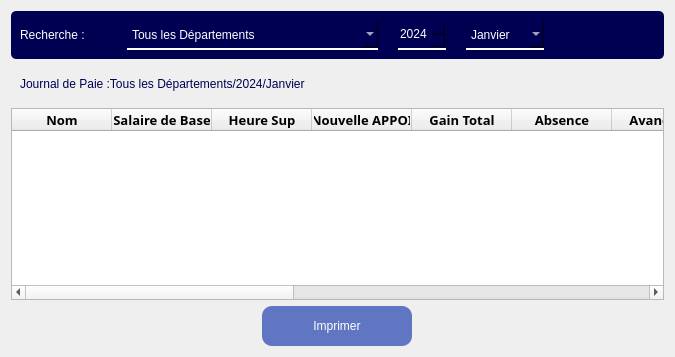
             <widget class="QWidget" name="p7_editionJP">
              <layout class="QVBoxLayout" name="verticalLayout_17">
               <item>
                <widget class="QWidget" name="widget_24" native="true">
                 <property name="styleSheet">
                  <string notr="true">background:rgb(0, 0, 83);
color:white;
font: 75 12pt &quot;Rockwell&quot;;
border-radius:5px</string>
                 </property>
                 <layout class="QHBoxLayout" name="horizontalLayout_24">
                  <property name="spacing">
                   <number>20</number>
                  </property>
                  <item>
                   <widget class="QLabel" name="label_42">
                    <property name="minimumSize">
                     <size>
                      <width>87</width>
                      <height>19</height>
                     </size>
                    </property>
                    <property name="maximumSize">
                     <size>
                      <width>87</width>
                      <height>19</height>
                     </size>
                    </property>
                    <property name="text">
                     <string>Recherche :</string>
                    </property>
                   </widget>
                  </item>
                  <item alignment="Qt::AlignHCenter">
                   <widget class="QComboBox" name="comboBox_13">
                    <property name="minimumSize">
                     <size>
                      <width>251</width>
                      <height>0</height>
                     </size>
                    </property>
                    <property name="styleSheet">
                     <string notr="true">border-bottom:2px solid white;
border-radius: 0px;
height:28px</string>
                    </property>
                    <item>
                     <property name="text">
                      <string>Tous les Départements</string>
                     </property>
                    </item>
                    <item>
                     <property name="text">
                      <string>Atelier</string>
                     </property>
                    </item>
                    <item>
                     <property name="text">
                      <string>Energie Renouvelable</string>
                     </property>
                    </item>
                    <item>
                     <property name="text">
                      <string/>
                     </property>
                    </item>
                    <item>
                     <property name="text">
                      <string/>
                     </property>
                    </item>
                   </widget>
                  </item>
                  <item alignment="Qt::AlignHCenter">
                   <widget class="QSpinBox" name="spinBox_5">
                    <property name="styleSheet">
                     <string notr="true">border-bottom:2px solid white;
border-radius: 0px;
height:28px</string>
                    </property>
                    <property name="minimum">
                     <number>2024</number>
                    </property>
                    <property name="maximum">
                     <number>3000</number>
                    </property>
                   </widget>
                  </item>
                  <item alignment="Qt::AlignHCenter">
                   <widget class="QComboBox" name="comboBox_14">
                    <property name="styleSheet">
                     <string notr="true">border-bottom:2px solid white;
border-radius: 0px;
height:28px</string>
                    </property>
                    <item>
                     <property name="text">
                      <string>Janvier</string>
                     </property>
                    </item>
                    <item>
                     <property name="text">
                      <string>Février</string>
                     </property>
                    </item>
                    <item>
                     <property name="text">
                      <string>Mars</string>
                     </property>
                    </item>
                    <item>
                     <property name="text">
                      <string>Avril</string>
                     </property>
                    </item>
                    <item>
                     <property name="text">
                      <string>Mai</string>
                     </property>
                    </item>
                    <item>
                     <property name="text">
                      <string>Juin</string>
                     </property>
                    </item>
                    <item>
                     <property name="text">
                      <string>Juillet</string>
                     </property>
                    </item>
                    <item>
                     <property name="text">
                      <string>Aout</string>
                     </property>
                    </item>
                    <item>
                     <property name="text">
                      <string>Septembre</string>
                     </property>
                    </item>
                    <item>
                     <property name="text">
                      <string>Octobre</string>
                     </property>
                    </item>
                    <item>
                     <property name="text">
                      <string>Novembre</string>
                     </property>
                    </item>
                    <item>
                     <property name="text">
                      <string>Decembre</string>
                     </property>
                    </item>
                   </widget>
                  </item>
                  <item>
                   <widget class="QPushButton" name="pushButton_24">
                    <property name="minimumSize">
                     <size>
                      <width>51</width>
                      <height>28</height>
                     </size>
                    </property>
                    <property name="maximumSize">
                     <size>
                      <width>51</width>
                      <height>28</height>
                     </size>
                    </property>
                    <property name="styleSheet">
                     <string notr="true">height:28px;

width:150px;
border-radius:10px</string>
                    </property>
                    <property name="text">
                     <string/>
                    </property>
                    <property name="icon">
                     <iconset>
                      <normaloff>Images/Gestion du personnel/321.ico</normaloff>Images/Gestion du personnel/321.ico</iconset>
                    </property>
                    <property name="iconSize">
                     <size>
                      <width>32</width>
                      <height>32</height>
                     </size>
                    </property>
                   </widget>
                  </item>
                  <item>
                   <spacer name="horizontalSpacer_24">
                    <property name="orientation">
                     <enum>Qt::Horizontal</enum>
                    </property>
                    <property name="sizeHint" stdset="0">
                     <size>
                      <width>40</width>
                      <height>20</height>
                     </size>
                    </property>
                   </spacer>
                  </item>
                 </layout>
                </widget>
               </item>
               <item>
                <widget class="QWidget" name="widget_25" native="true">
                 <property name="styleSheet">
                  <string notr="true">background:(white);
color:rgb(0, 0, 83);

border-radius:5px</string>
                 </property>
                 <layout class="QHBoxLayout" name="horizontalLayout_25">
                  <item alignment="Qt::AlignLeft">
                   <widget class="QLabel" name="label_43">
                    <property name="minimumSize">
                     <size>
                      <width>87</width>
                      <height>19</height>
                     </size>
                    </property>
                    <property name="maximumSize">
                     <size>
                      <width>400</width>
                      <height>19</height>
                     </size>
                    </property>
                    <property name="styleSheet">
                     <string notr="true">font: 75 12pt &quot;Rockwell&quot;;</string>
                    </property>
                    <property name="text">
                     <string>Journal de Paie :Tous les Départements/2024/Janvier</string>
                    </property>
                   </widget>
                  </item>
                 </layout>
                </widget>
               </item>
               <item>
                <widget class="QTableWidget" name="tableWidget_6">
                 <column>
                  <property name="text">
                   <string>Nom</string>
                  </property>
                  <property name="font">
                   <font>
                    <family>Rockwell</family>
                    <pointsize>10</pointsize>
                    <weight>75</weight>
                    <bold>true</bold>
                   </font>
                  </property>
                 </column>
                 <column>
                  <property name="text">
                   <string>Salaire de Base</string>
                  </property>
                  <property name="font">
                   <font>
                    <family>Rockwell</family>
                    <pointsize>10</pointsize>
                    <weight>75</weight>
                    <bold>true</bold>
                   </font>
                  </property>
                 </column>
                 <column>
                  <property name="text">
                   <string>Heure Sup</string>
                  </property>
                  <property name="font">
                   <font>
                    <family>Rockwell</family>
                    <pointsize>10</pointsize>
                    <weight>75</weight>
                    <bold>true</bold>
                   </font>
                  </property>
                 </column>
                 <column>
                  <property name="text">
                   <string>Nouvelle APPOI</string>
                  </property>
                  <property name="font">
                   <font>
                    <family>Rockwell</family>
                    <pointsize>10</pointsize>
                    <weight>75</weight>
                    <bold>true</bold>
                   </font>
                  </property>
                 </column>
                 <column>
                  <property name="text">
                   <string>Gain Total</string>
                  </property>
                  <property name="font">
                   <font>
                    <family>Rockwell</family>
                    <pointsize>10</pointsize>
                    <weight>75</weight>
                    <bold>true</bold>
                   </font>
                  </property>
                 </column>
                 <column>
                  <property name="text">
                   <string>Absence</string>
                  </property>
                  <property name="font">
                   <font>
                    <family>Rockwell</family>
                    <pointsize>10</pointsize>
                    <weight>75</weight>
                    <bold>true</bold>
                   </font>
                  </property>
                 </column>
                 <column>
                  <property name="text">
                   <string>Avance 15</string>
                  </property>
                  <property name="font">
                   <font>
                    <family>Rockwell</family>
                    <pointsize>10</pointsize>
                    <weight>75</weight>
                    <bold>true</bold>
                   </font>
                  </property>
                 </column>
                 <column>
                  <property name="text">
                   <string>Avance Spéciale</string>
                  </property>
                  <property name="font">
                   <font>
                    <family>Rockwell</family>
                    <pointsize>10</pointsize>
                    <weight>75</weight>
                    <bold>true</bold>
                   </font>
                  </property>
                 </column>
                 <column>
                  <property name="text">
                   <string>Cotis CNAPS</string>
                  </property>
                  <property name="font">
                   <font>
                    <family>Rockwell</family>
                    <pointsize>10</pointsize>
                    <weight>75</weight>
                    <bold>true</bold>
                   </font>
                  </property>
                 </column>
                 <column>
                  <property name="text">
                   <string>Cotis OSTIE</string>
                  </property>
                  <property name="font">
                   <font>
                    <family>Rockwell</family>
                    <pointsize>10</pointsize>
                    <weight>75</weight>
                    <bold>true</bold>
                   </font>
                  </property>
                 </column>
                 <column>
                  <property name="text">
                   <string>IRSA</string>
                  </property>
                  <property name="font">
                   <font>
                    <family>Rockwell</family>
                    <pointsize>10</pointsize>
                    <weight>75</weight>
                    <bold>true</bold>
                   </font>
                  </property>
                 </column>
                 <column>
                  <property name="text">
                   <string>Ancien APPOI</string>
                  </property>
                  <property name="font">
                   <font>
                    <family>Rockwell</family>
                    <pointsize>10</pointsize>
                    <weight>75</weight>
                    <bold>true</bold>
                   </font>
                  </property>
                 </column>
                 <column>
                  <property name="text">
                   <string>Total RETEN</string>
                  </property>
                  <property name="font">
                   <font>
                    <family>Rockwell</family>
                    <pointsize>10</pointsize>
                    <weight>75</weight>
                    <bold>true</bold>
                   </font>
                  </property>
                 </column>
                 <column>
                  <property name="text">
                   <string>NET à Payer</string>
                  </property>
                  <property name="font">
                   <font>
                    <family>Rockwell</family>
                    <pointsize>10</pointsize>
                    <weight>75</weight>
                    <bold>true</bold>
                   </font>
                  </property>
                 </column>
                </widget>
               </item>
               <item alignment="Qt::AlignHCenter">
                <widget class="QPushButton" name="pushButton_25">
                 <property name="styleSheet">
                  <string notr="true">height:40px;
background:rgb(97, 118, 194);
color:white;
width:150px;
border-radius:10px;</string>
                 </property>
                 <property name="text">
                  <string>Imprimer</string>
                 </property>
                 <property name="icon">
                  <iconset>
                   <normaloff>Images/Gestion du personnel/VST13133.png</normaloff>Images/Gestion du personnel/VST13133.png</iconset>
                 </property>
                 <property name="iconSize">
                  <size>
                   <width>32</width>
                   <height>32</height>
                  </size>
                 </property>
                </widget>
               </item>
              </layout>
             </widget>
